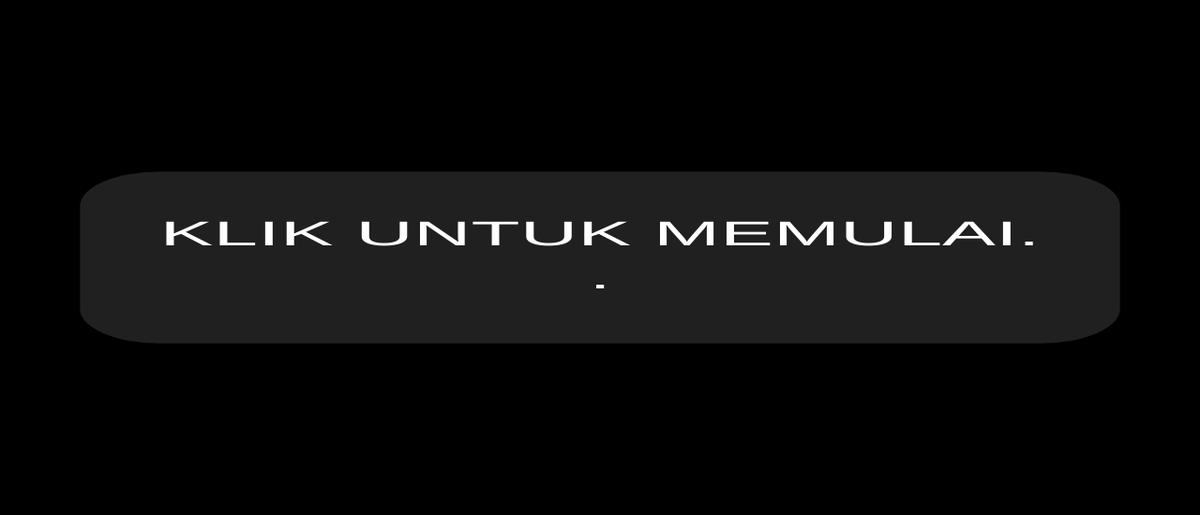
Frame 1 (no input)
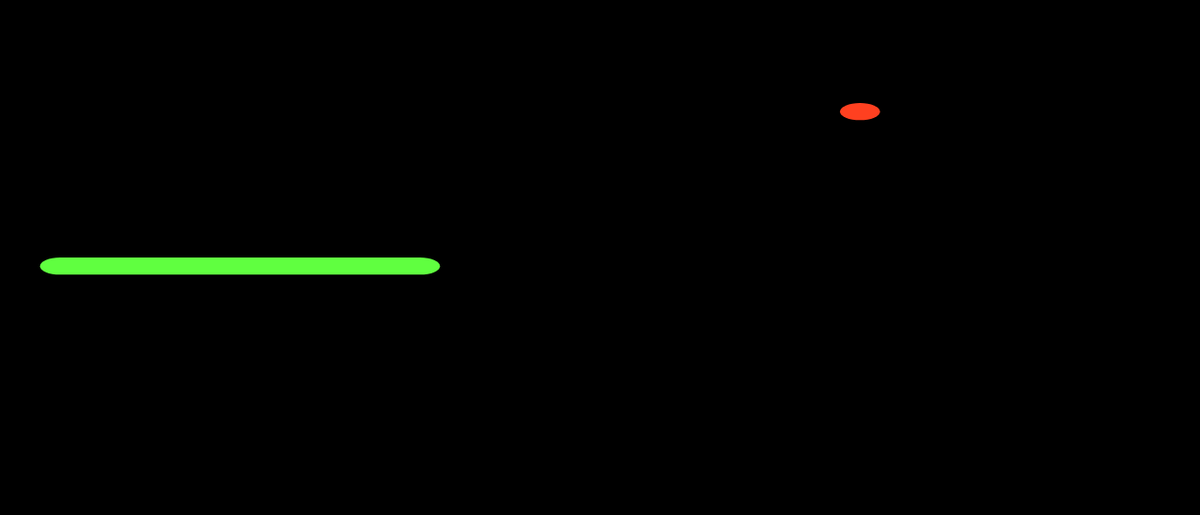
Frame 2 (the mouse pressed at the canvas centre, redrawn once)

The p5.js sketch that drew these frames (run headless with seeded random() and noise() and a simulated clock; the mouse was pressed at the canvas centre and the sketch redrawn once):

// p5.js sketch
// ── sketch.js
// The snake moves along a grid, one space at a time
// The grid is smaller than the canvas, and its dimensions
//  are stored in these variables
let gridWidth = 30;
let gridHeight = 30;

let gameStarted = false;

// How many segments snake starts with
let startingSegments = 10;

// Starting coordinates for first segment
let xStart = 0;
let yStart = 15;

// Starting direction of motion
let startDirection = 'right';

// Current direction of motion
let direction = startDirection;

// The snake is divided into small segments,
// stored as vectors in this array
let segments = [];

let score = 0;
let highScore;

// The fruit's position is stored as a vector
// in this variable
let fruit;

function setup() {
  createCanvas(1280, 550);

  // Adjust frame rate to set movement speed
  frameRate(10);

  textAlign(CENTER, CENTER);
  textSize(2);

  // Check for saved high score in local browser storage
  // If no score has been stored, this will be undefined
  highScore = getItem('high score');

  describe(
    'A reproduction of the arcade game Snake, in which a snake, represented by a green line on a black background, is controlled by the arrow keys. Users move the snake toward a fruit, represented by a red dot, but the snake must not hit the sides of the window or itself.'
  );
}

function draw() {
  background(0);

  // Set scale so that the game grid fills canvas
  scale(width / gridWidth, height / gridHeight);
  if (gameStarted === false) {
    showStartScreen();
  } else {
    // Shift over so that snake and fruit are still on screen
    // when their coordinates are 0
    translate(0.5, 0.5);
    showFruit();
    showSegments();
    updateSegments();
    checkForCollision();
    checkForFruit();
  }
}

function showStartScreen() {
  noStroke();
  fill(32);
  rect(2, gridHeight / 2 - 5, gridWidth - 4, 10, 2);
  fill(255);
  text(
    'KLIK UNTUK MEMULAI.\n.',
    gridWidth / 2,
    gridHeight / 2
  );
  noLoop();
}

function mousePressed() {
  if (gameStarted === false) {
    startGame();
  }
}

function startGame() {
  // Put the fruit in a random place
  updateFruitCoordinates();

  // Start with an empty array for segments
  segments = [];

  // Start with x at the starting position and repeat until specified
  // number of segments have been created, increasing x by 1 each time
  for (let x = xStart; x < xStart + startingSegments; x += 1) {
    // Create a new vector at the current position
    let segmentPosition = createVector(x, yStart);

    // Add it to the beginning of the array
    segments.unshift(segmentPosition);
  }

  direction = startDirection;
  score = 0;
  gameStarted = true;
  loop();
}

function showFruit() {
  stroke(255, 64, 32);
  point(fruit.x, fruit.y);
}

function showSegments() {
  noFill();
  stroke(96, 255, 64);
  beginShape();
  for (let segment of segments) {
    vertex(segment.x, segment.y);
  }
  endShape();
}

function updateSegments() {
  // Remove last segment
  segments.pop();

  // Copy current head of snake
  let head = segments[0].copy();

  // Insert the new snake head at the beginning of the array
  segments.unshift(head);

  // Adjust the head's position based on the current direction
  switch (direction) {
    case 'right':
      head.x = head.x + 1;
      break;
    case 'up':
      head.y = head.y - 1;
      break;
    case 'left':
      head.x = head.x - 1;
      break;
    case 'down':
      head.y = head.y + 1;
      break;
  }
}

function checkForCollision() {
  // Store first segment in array as head
  let head = segments[0];

  // If snake's head...
  if (
    // hit right edge or
    head.x >= gridWidth ||
    // hit left edge or
    head.x < 0 ||
    // hit bottom edge or
    head.y >= gridHeight ||
    // hit top edge or
    head.y < 0 ||
    // collided with itself
    selfColliding() === true
  ) {
    // show game over screen
    gameOver();
  }
}

function gameOver() {
  noStroke();
  fill(32);
  rect(2, gridHeight / 2 - 5, gridWidth - 4, 12, 2);
  fill(255);

  // Set high score to whichever is larger: current score or previous
  // high score
  highScore = max(score, highScore);

  // Put high score in local storage. This will be be stored in browser
  // data, even after the user reloads the page.
  storeItem('SKOR TERTINGGI', highScore);
  text(
    `Game over!
SKOR ANDA: ${score}
SKOR TERTINGGI: ${highScore}
KLIK UNTUK MULAI ULANG`,
    gridWidth / 2,
    gridHeight / 2
  );
  gameStarted = false;
  noLoop();
}

function selfColliding() {
  // Store the last segment as head
  let head = segments[0];

  // Store every segment except the first
  let segmentsAfterHead = segments.slice(1);

  // Check each of the other segments
  for (let segment of segmentsAfterHead) {
    // If segment is in the same place as head
    if (segment.equals(head) === true) {
      return true;
    }
  }
  return false;
}

function checkForFruit() {
  // Store first segment as head
  let head = segments[0];

  // If the head segment is in the same place as the fruit
  if (head.equals(fruit) === true) {
    // Give player a point
    score = score + 1;

    // Duplicate the tail segment
    let tail = segments[segments.length - 1];
    let newSegment = tail.copy();

    // Put the duplicate in the beginning of the array
    segments.push(newSegment);

    // Reset fruit to a new location
    updateFruitCoordinates();
  }
}

function updateFruitCoordinates() {
  // Pick a random new coordinate for the fruit
  // and round it down using floor().
  // Because the segments move in increments of 1,
  // in order for the snake to hit the same position
  // as the fruit, the fruit's coordinates must be
  // integers, but random() returns a float
  let x = floor(random(gridWidth));
  let y = floor(random(gridHeight));
  fruit = createVector(x, y);
}

// When an arrow key is pressed, switch the snake's direction of movement,
// but if the snake is already moving in the opposite direction,
// do nothing.
function keyPressed() {
  switch (keyCode) {
    case LEFT_ARROW:
      if (direction !== 'right') {
        direction = 'left';
      }
      break;
    case RIGHT_ARROW:
      if (direction !== 'left') {
        direction = 'right';
      }
      break;
    case UP_ARROW:
      if (direction !== 'down') {
        direction = 'up';
      }
      break;
    case DOWN_ARROW:
      if (direction !== 'up') {
        direction = 'down';
      }
      break;
  }
}
